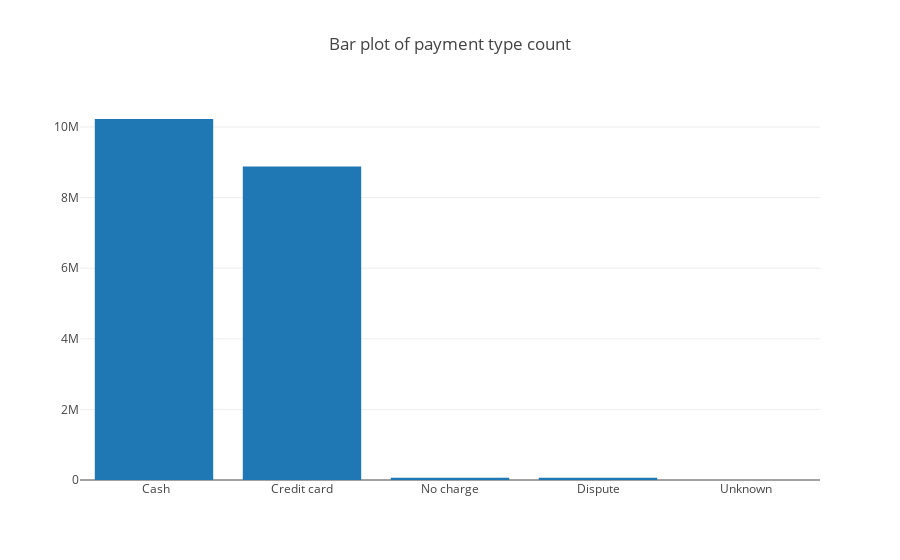

Notebook code for this chart:
### Code cell
from plotly import __version__
from plotly.offline import download_plotlyjs, init_notebook_mode, plot, iplot
import plotly.graph_objs as go
init_notebook_mode(connected=True)

data = [
    go.Bar(
        x=payment_type_rename['Payment_type'], # assign x as the dataframe column 'x'
        y=payment_type_rename['count']        
    )
]
layout = go.Layout(title='Bar plot of payment type count')
fig = go.Figure(data=data, layout=layout)
plot(fig,filename='payment_type.html')
iplot(fig,filename='payment_type')

### Figure 1 — Plotly figure (JSON) as saved in the notebook; plotly's stock layout.template omitted (floating-point values rounded to 4 significant figures)
{"data": [{"type": "bar", "uid": "5f3849a8-e939-11e8-a0d7-c8d3ffcdad54", "x": [" Cash", "Credit card", "No charge", "Dispute", "Unknown"], "y": [10227431, 8879600, 64508, 61267, 959]}], "layout": {"title": "Bar plot of payment type count"}}
